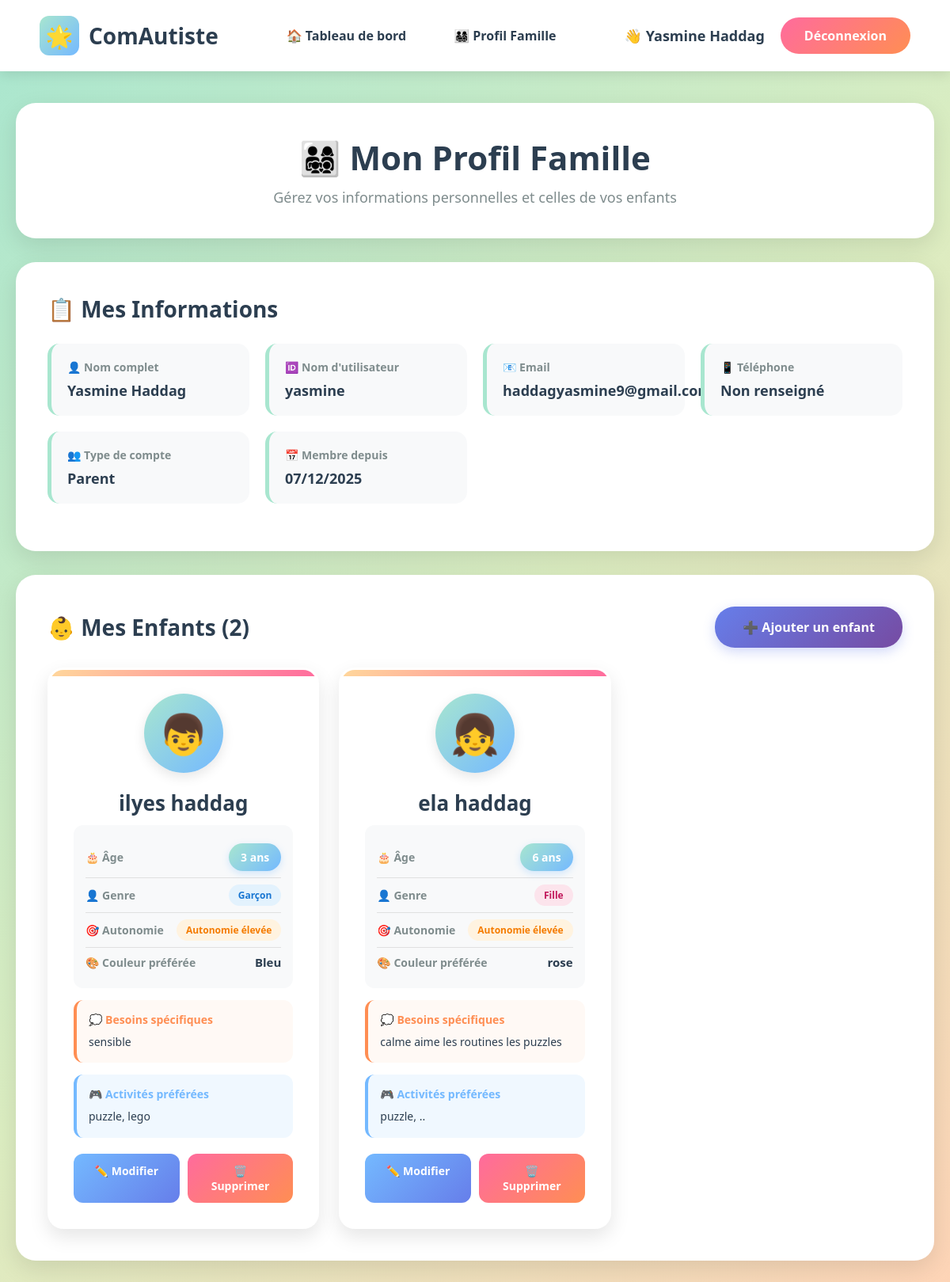
Screenshot of /profil-famille/ (signed in) with the database file from the repository.
### authen/models.py (models this page shows, shortened)
class UserProfile(models.Model):
    USER_TYPE_CHOICES = [
        ('parent', 'Parent'),
        ('educator', 'Éducateur'),
    ]
    user = models.OneToOneField(User, on_delete=models.CASCADE, related_name='profile')
    user_type = models.CharField(max_length=20, choices=USER_TYPE_CHOICES, default='parent')
    phone = models.CharField(max_length=20, blank=True, null=True)
    institution = models.CharField(max_length=200, blank=True, null=True)
    created_at = models.DateTimeField(auto_now_add=True)
    updated_at = models.DateTimeField(auto_now=True)
    class Meta:
        verbose_name = "Profil Utilisateur"
        verbose_name_plural = "Profils Utilisateurs"

class Enfant(models.Model):
    GENRE_CHOICES = [
        ('M', 'Garçon'),
        ('F', 'Fille'),
        ('A', 'Autre'),
    ]
    NIVEAU_AUTONOMIE_CHOICES = [
        ('faible', 'Faible autonomie'),
        ('moyen', 'Autonomie moyenne'),
        ('eleve', 'Autonomie élevée'),
    ]
    parent = models.ForeignKey(User, on_delete=models.CASCADE, related_name='enfants')
    prenom = models.CharField(max_length=100)
    nom = models.CharField(max_length=100)
    date_naissance = models.DateField()
    genre = models.CharField(max_length=1, choices=GENRE_CHOICES, default='M')
    niveau_autonomie = models.CharField(max_length=20, choices=NIVEAU_AUTONOMIE_CHOICES, default='moyen')
    besoins_specifiques = models.TextField(blank=True, null=True, help_text="Sensibilités, préférences, particularités...")
    couleur_preferee = models.CharField(max_length=50, blank=True, null=True)
    activites_preferees = models.TextField(blank=True, null=True, help_text="Jeux, activités favorites...")
    photo = models.ImageField(upload_to='enfants/', blank=True, null=True)
    created_at = models.DateTimeField(auto_now_add=True)
    updated_at = models.DateTimeField(auto_now=True)
    def age(self):
        from datetime import date
        today = date.today()
        return today.year - self.date_naissance.year - ((today.month, today.day) < (self.date_naissance.month, self.date_naissance.day))
    class Meta:
        verbose_name = "Enfant"
        verbose_name_plural = "Enfants"
        ordering = ['-created_at']

### authen/views.py (the view)
# urls.py: path('profil-famille/', views.profil_famille, name='profil_famille'),
@login_required
def profil_famille(request):
    try:
        user_profile = request.user.profile
    except UserProfile.DoesNotExist:
        user_profile = UserProfile.objects.create(user=request.user, user_type='parent')
    enfants = Enfant.objects.filter(parent=request.user)
    context = {
        'user': request.user,
        'profile': user_profile,
        'enfants': enfants,
    }
    return render(request, 'authen/profil_famille.html', context)

### authen/templates/authen/profil_famille.html (shortened to what this page needs)
<!DOCTYPE html>
<html lang="fr">
<head>
</head>
<body>
    <nav>
        <div class="logo">
            <div class="logo-icon">🌟</div>
            <span>ComAutiste</span>
        </div>
        <div class="nav-links">
            <a href="/dashboard/">🏠 Tableau de bord</a>
            <a href="/profil-famille/">👨‍👩‍👧‍👦 Profil Famille</a>
        </div>
        <div class="user-info">
            <span class="user-name">👋 {{ user.first_name|default:user.username }}</span>
            <a href="/logout/" class="logout-btn">Déconnexion</a>
        </div>
    </nav>
    <div class="container">
        <div class="page-header">
            <h1>👨‍👩‍👧‍👦 Mon Profil Famille</h1>
            <p>Gérez vos informations personnelles et celles de vos enfants</p>
        </div>
        <div class="profile-section">
            <h2>📋 Mes Informations</h2>
            <div class="profile-info">
                <div class="info-item">
                    <label>👤 Nom complet</label>
                    <div class="value">{{ user.first_name|default:"Non renseigné" }} {{ user.last_name|default:"" }}</div>
                </div>
                <div class="info-item">
                    <label>🆔 Nom d'utilisateur</label>
                    <div class="value">{{ user.username }}</div>
                </div>
                <div class="info-item">
                    <label>📧 Email</label>
                    <div class="value">{{ user.email }}</div>
                </div>
                <div class="info-item">
                    <label>📱 Téléphone</label>
                    <div class="value">{{ profile.phone|default:"Non renseigné" }}</div>
                </div>
                <div class="info-item">
                    <label>👥 Type de compte</label>
                    <div class="value">{{ profile.get_user_type_display }}</div>
                </div>
                <div class="info-item">
                    <label>📅 Membre depuis</label>
                    <div class="value">{{ user.date_joined|date:"d/m/Y" }}</div>
                </div>
            </div>
        </div>
        <div class="profile-section">
            <div class="section-header">
                <h2>👶 Mes Enfants ({{ enfants.count }})</h2>
                <a href="/ajouter-enfant/" class="add-btn">
                    ➕ Ajouter un enfant
                </a>
            </div>
            {% if enfants %}
                <div class="children-grid">
                    {% for enfant in enfants %}
                    <div class="child-card">
                        <div class="child-avatar">
                            {% if enfant.genre == 'M' %}
                                👦
                            {% elif enfant.genre == 'F' %}
                                👧
                            {% else %}
                                👤
                            {% endif %}
                        </div>
                        <h3 class="child-name">{{ enfant.prenom }} {{ enfant.nom }}</h3>
                        <div class="child-info">
                            <div class="child-info-item">
                                <label>🎂 Âge</label>
                                <span class="age-badge">{{ enfant.age }} ans</span>
                            </div>
                            <div class="child-info-item">
                                <label>👤 Genre</label>
                                <span class="badge {% if enfant.genre == 'M' %}badge-boy{% else %}badge-girl{% endif %}">
                                    {{ enfant.get_genre_display }}
                                </span>
                            </div>
                            <div class="child-info-item">
                                <label>🎯 Autonomie</label>
                                <span class="badge badge-autonomie">{{ enfant.get_niveau_autonomie_display }}</span>
                            </div>
                            {% if enfant.couleur_preferee %}
                            <div class="child-info-item">
                                <label>🎨 Couleur préférée</label>
                                <span class="value">{{ enfant.couleur_preferee }}</span>
                            </div>
                            {% endif %}
                        </div>
                        {% if enfant.besoins_specifiques %}
                        <div class="besoins-section">
                            <h4>💭 Besoins spécifiques</h4>
                            <p>{{ enfant.besoins_specifiques }}</p>
                        </div>
                        {% endif %}
                        {% if enfant.activites_preferees %}
                        <div class="besoins-section" style="border-left-color: #74b9ff; background: #f0f8ff;">
                            <h4 style="color: #74b9ff;">🎮 Activités préférées</h4>
                            <p>{{ enfant.activites_preferees }}</p>
                        </div>
                        {% endif %}
                        <div class="child-actions">
                            <a href="{% url 'modifier_enfant' enfant.id %}" class="btn btn-edit">✏️ Modifier</a>
                            <a href="{% url 'supprimer_enfant' enfant.id %}" class="btn btn-delete">🗑️ Supprimer</a>
                        </div>
                    </div>
                    {% endfor %}
                </div>
            {% endif %}
        </div>
    </div>
</body>
</html>

### rows the page displays
UserProfile: phone "Non renseigné", user_type "Parent"
Enfant: prenom "ilyes", nom "haddag", age "3", genre "Garçon", niveau_autonomie "Autonomie élevée", couleur_preferee "Bleu", besoins_specifiques "sensible", activites_preferees "puzzle, lego"
Enfant: prenom "ela", nom "haddag", age "6", genre "Fille", niveau_autonomie "Autonomie élevée", couleur_preferee "rose", besoins_specifiques "calme aime les routines les puzzles", activites_preferees "puzzle, .."

### other values shown
{{ user.first_name|default:user.username }} "Yasmine Haddag"
{{ user.first_name|default:"Non renseigné" }} "Yasmine Haddag"
{{ user.username }} "yasmine"
{{ user.email }} "haddagyasmine9@gmail.com"
{{ user.date_joined|date:"d/m/Y" }} "07/12/2025"
{{ enfants.count }} "2"
